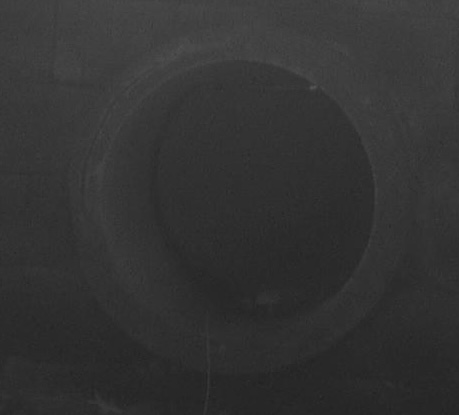
#> input picture preliminary images/00d62881-9.jpg, 459 x 415 px, found by its file name
$ python 'trycircle(1).py'
#> lines starting #> are read from the running program, lines starting #| are printed output that depends on the picture
###############################################
# USAGE: press any key to continue
###############################################

import cv2
import numpy as np


def display_img(img, windowname="image"):
    cv2.imshow(windowname, img)
    cv2.waitKey(10000)
    # cv2.waitKey()


# img = cv2.imread('./outlet.jpg')
# img = cv2.imread('./fullimg_nowater.JPG')
img = cv2.imread('./00d62881-9.jpg')
#> img is the input picture: shape (415, 459, 3); min 31, max 84, mean 51.3

# make image smaller
img = cv2.resize(img, (0, 0), fx=0.5, fy=0.5)
#> img: shape (208, 230, 3)

# Convert the image to grayscale
gray = cv2.cvtColor(img, cv2.COLOR_BGR2GRAY)

equalized = cv2.equalizeHist(gray)
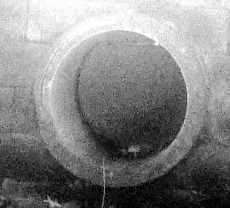
#> equalized: shape (208, 230); min 0, max 255, mean 132.1

# Apply Gaussian blur to reduce noise
blur = cv2.GaussianBlur(equalized, (13, 13), 0)
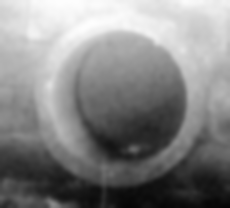
#> blur: shape (208, 230); min 5, max 254, mean 132.1

# Apply median blur to reduce noise
blur = cv2.medianBlur(blur, 17)

# Apply Hough Transform to detect circles
circles = cv2.HoughCircles(blur, cv2.HOUGH_GRADIENT, 1,
                           max(blur.shape), param1=50, param2=50, minRadius=0, maxRadius=0)
#> circles = [[118.5, 102.5, 83.5]]

# Draw the detected circles on a black background
output = cv2.cvtColor(gray, cv2.COLOR_GRAY2BGR)
if circles is not None:
    circles = np.round(circles[0, :]).astype("int")
#> circles = [[118, 102, 84]]
    for (x, y, r) in circles:
        cv2.circle(output, (x, y), r, (255, 255, 255), -1)
#> this loop made 1 pass
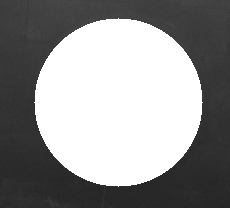
#> output: shape (208, 230, 3); min 35, max 255, mean 146

# Display the input and output images
display_img(img, "input")
display_img(blur, "blur")
display_img(output, "output")


# Save the output image
# cv2.imwrite('water_outlet_processed.jpg', output)

$ run again, with preliminary images/00d62881-95.jpg copied over preliminary images/00d62881-9.jpg
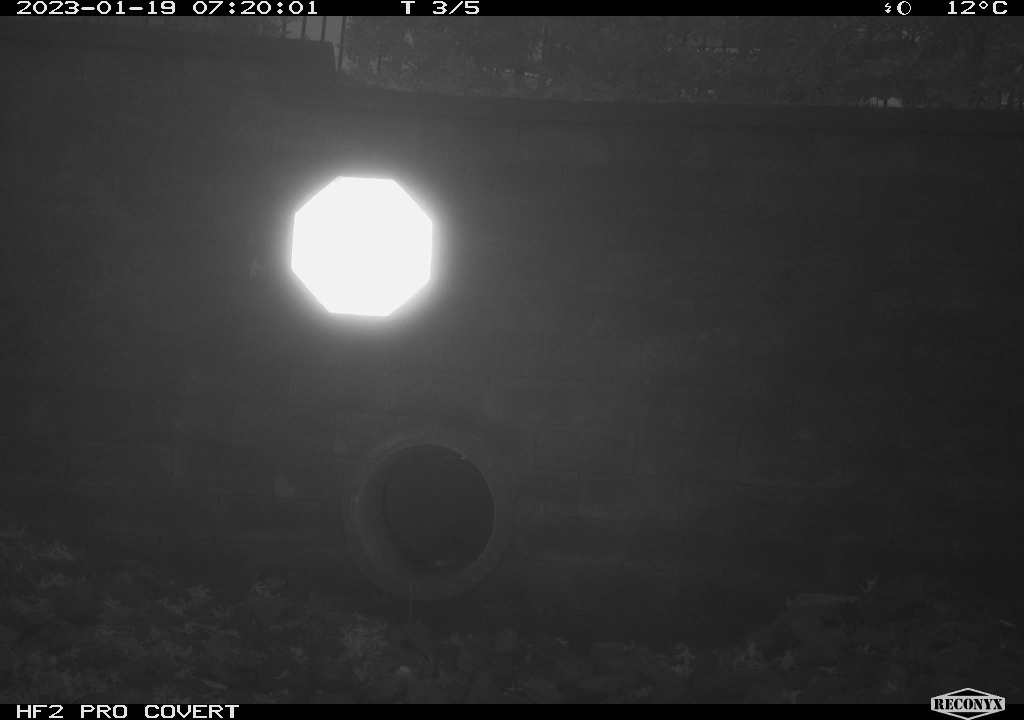
#> input picture preliminary images/00d62881-95.jpg, 2048 x 1440 px, found by its file name (shown at 1/2 size)
#> img is the input picture: shape (1440, 2048, 3); min 0, max 255, mean 53.9
#> img: shape (720, 1024, 3)
#> `blur = cv2.medianBlur(blur, 17)`:
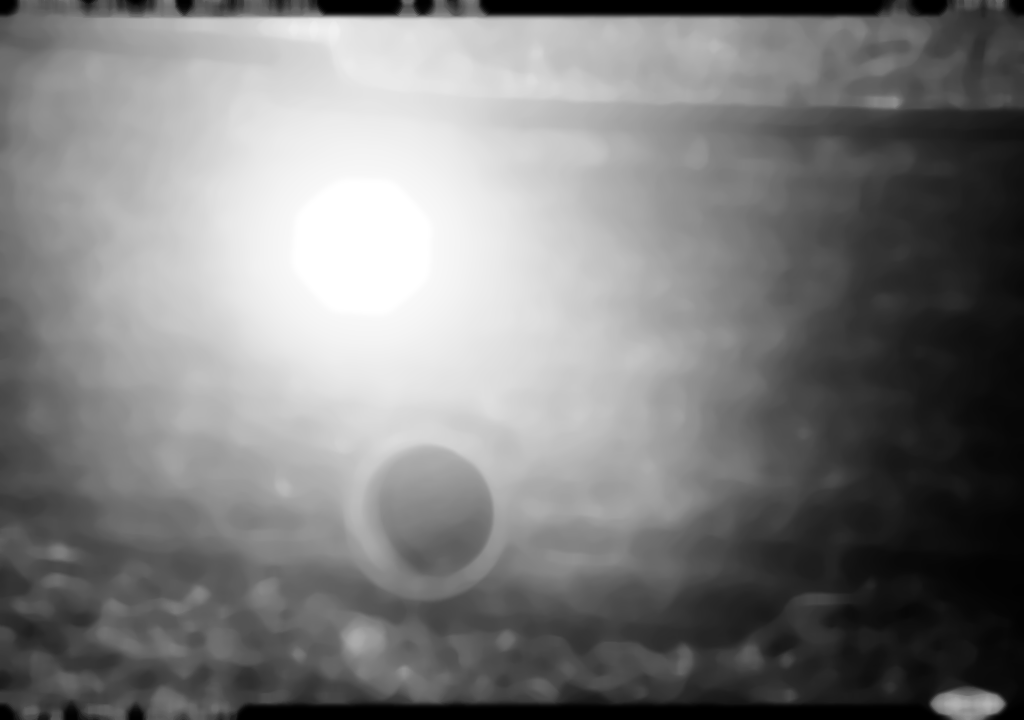
#> blur: shape (720, 1024); min 0, max 255, mean 125.4
#> `circles = cv2.HoughCircles(blur, cv2.HOUGH_GRADIENT, 1, max(blur.shape..`: circles = [[424.5, 517.5, 83.2]]
#> `circles = np.round(circles[0, :]).astype("int")`: circles = [[424, 518, 83]]
#> the loop `for (x, y, r) in circles:` made 1 pass
#> after the loop `for (x, y, r) in circles:`:
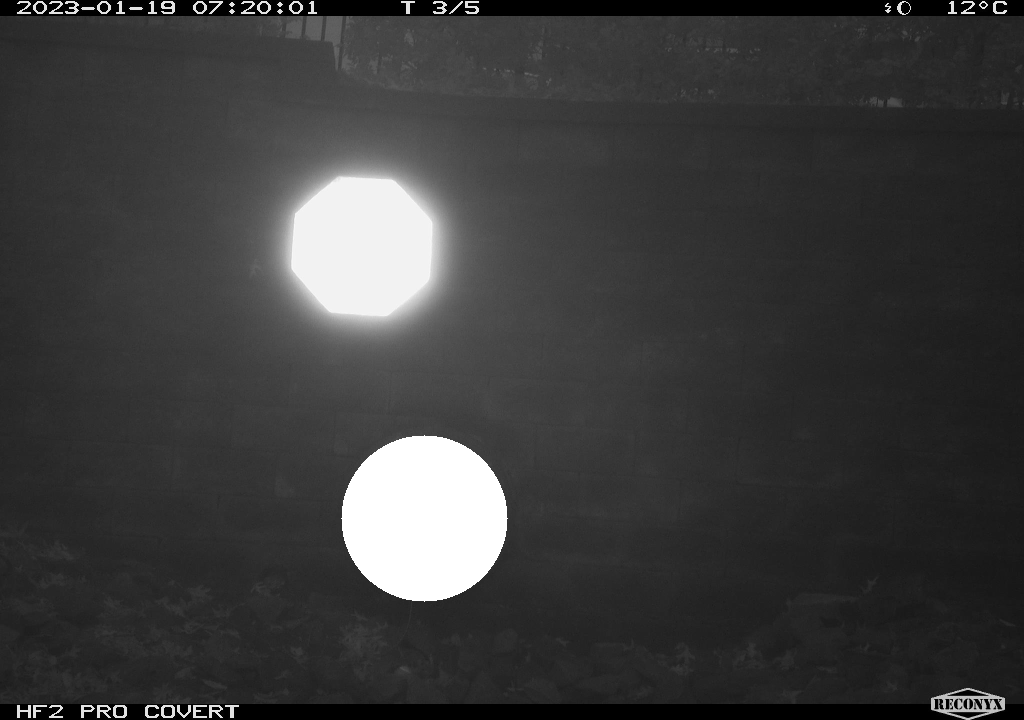
#> output: shape (720, 1024, 3); min 0, max 255, mean 60
